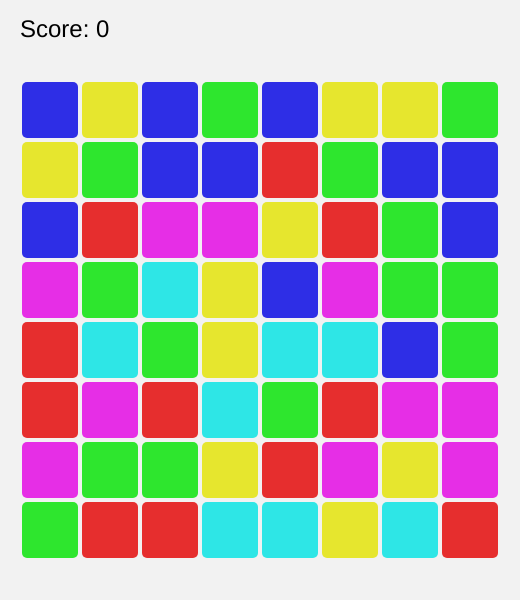
Frame 1 (no input)
Frame 60 (no input): identical to frame 1, image omitted
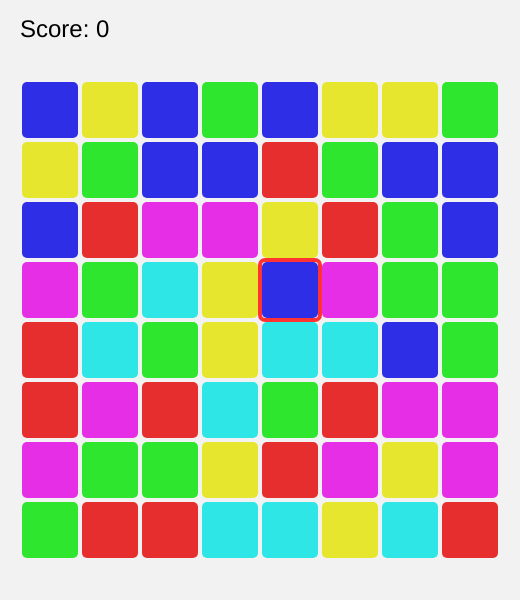
Frame 120 (the mouse pressed at the canvas centre since frame 60)

The p5.js sketch that drew these frames (run headless with seeded random() and noise() and a simulated clock; from frame 60 on, the mouse is pressed at the canvas centre):

// p5.js sketch
// ── sketch.js
/************ 全局参数 ************/
const COL = 8, ROW = 8, TYPE = 6, S = 60; // S 为方块像素大小
let grid;          // grid[r][c] 存 0..TYPE-1，-1 表示空
let score = 0;
let selected = null;  // {r,c}
let animQueue = [];   // 简单的动画对象池（帧计数器）
/************ 生命周期 ************/
function setup() {
  createCanvas(COL * S + 40, ROW * S + 120);
  colorMode(HSB, TYPE * 10, 100, 100); // 用 HSB 快速配 6 种区分色
  textAlign(LEFT, CENTER);
  noStroke();
  initGrid();
}
function draw() {
  background(0, 0, 95);
  drawUI();
  drawGrid();
  handleAnim(); // 下落/消除动画
}
/************ 1. 数据层 ************/
function initGrid() {
  grid = [];
  for (let r = 0; r < ROW; r++) {
    grid[r] = [];
    for (let c = 0; c < COL; c++) {
      let t = floor(random(TYPE));
      // 保证开局不出现 3 连
      while (
        (c >= 2 && grid[r][c - 1] === t && grid[r][c - 2] === t) ||
        (r >= 2 && grid[r - 1][c] === t && grid[r - 2][c] === t)
      ) {
        t = (t + 1) % TYPE;
      }
      grid[r][c] = t;
    }
  }
}
/************ 2. 渲染层 ************/
function drawGrid() {
  push();
  translate(20, 80);
  for (let r = 0; r < ROW; r++) {
    for (let c = 0; c < COL; c++) {
      let x = c * S, y = r * S;
      // 画方块
      if (grid[r][c] >= 0) {
        fill(grid[r][c] * 10, 80, 90);
        rect(x + 2, y + 2, S - 4, S - 4, 5);
      }
      // 画选中框
      if (selected && selected.r === r && selected.c === c) {
        noFill();
        strokeWeight(4);
        stroke(0, 80, 100);
        rect(x, y, S, S, 5);
        noStroke();
      }
    }
  }
  pop();
}
function drawUI() {
  fill(0);
  textSize(24);
  text('Score: ' + score, 20, 30);
}
/************ 3. 输入层 ************/
function mousePressed() {
  // 像素→格子
  let c = floor((mouseX - 20) / S);
  let r = floor((mouseY - 80) / S);
  if (r < 0 || r >= ROW || c < 0 || c >= COL) return;
  if (!selected) {
    selected = { r, c };
  } else {
    let sr = selected.r, sc = selected.c;
    if (abs(sr - r) + abs(sc - c) === 1) {
      // 相邻→尝试交换
      swap(sr, sc, r, c);
      let matches = findAllMatches();
      if (matches.length) {
        score += matches.length * 100; // 先简单 100/组
        eliminate(matches);
        animQueue.push({ type: 'drop', frame: 0 });
      } else {
        // 无匹配，退回
        swap(sr, sc, r, c);
        flashBorder(false);
      }
    }
    selected = null;
  }
}
/************ 4. 逻辑层 ************/
function swap(r1, c1, r2, c2) {
  let t = grid[r1][c1];
  grid[r1][c1] = grid[r2][c2];
  grid[r2][c2] = t;
}
function findAllMatches() {
  let res = [];
  // 横向
  for (let r = 0; r < ROW; r++) {
    for (let c = 0; c < COL - 2; ) {
      let t = grid[r][c];
      if (t < 0) { c++; continue; }
      let len = 1;
      while (c + len < COL && grid[r][c + len] === t) len++;
      if (len >= 3) {
        for (let i = 0; i < len; i++) res.push({ r, c: c + i });
        c += len;
      } else c++;
    }
  }
  // 纵向
  for (let c = 0; c < COL; c++) {
    for (let r = 0; r < ROW - 2; ) {
      let t = grid[r][c];
      if (t < 0) { r++; continue; }
      let len = 1;
      while (r + len < ROW && grid[r + len][c] === t) len++;
      if (len >= 3) {
        for (let i = 0; i < len; i++) res.push({ r: r + i, c });
        r += len;
      } else r++;
    }
  }
  // 去重
  let set = new Set();
  res.forEach(p => set.add(`${p.r},${p.c}`));
  return Array.from(set).map(s => {
    let [r, c] = s.split(',').map(Number);
    return { r, c };
  });
}
function eliminate(matches) {
  matches.forEach(p => (grid[p.r][p.c] = -1));
  flashBorder(true);
}
function dropOnce() {
  let moved = false;
  for (let c = 0; c < COL; c++) {
    let write = ROW - 1;
    for (let read = ROW - 1; read >= 0; read--) {
      if (grid[read][c] >= 0) {
        if (read !== write) {
          grid[write][c] = grid[read][c];
          grid[read][c] = -1;
          moved = true;
        }
        write--;
      }
    }
    // 顶部补新
    for (let r = 0; r <= write; r++) {
      grid[r][c] = floor(random(TYPE));
      moved = true;
    }
  }
  return moved;
}
/************ 5. 极简动画 ************/
function flashBorder(ok) {
  // 用背景闪一下代替复杂动画
  let col = ok ? color(120, 80, 80, 100) : color(0, 80, 80, 100);
  for (let i = 0; i < 3; i++) {
    background(col);
    draw();
  }
}
function handleAnim() {
  // 只有 drop 动画：逐帧下落直到稳定
  if (animQueue.length && animQueue[0].type === 'drop') {
    if (!dropOnce()) {
      animQueue.shift(); // 落完
      // 继续检测新匹配
      let m = findAllMatches();
      if (m.length) {
        score += m.length * 100;
        eliminate(m);
        animQueue.push({ type: 'drop', frame: 0 });
      }
    }
  }
}
